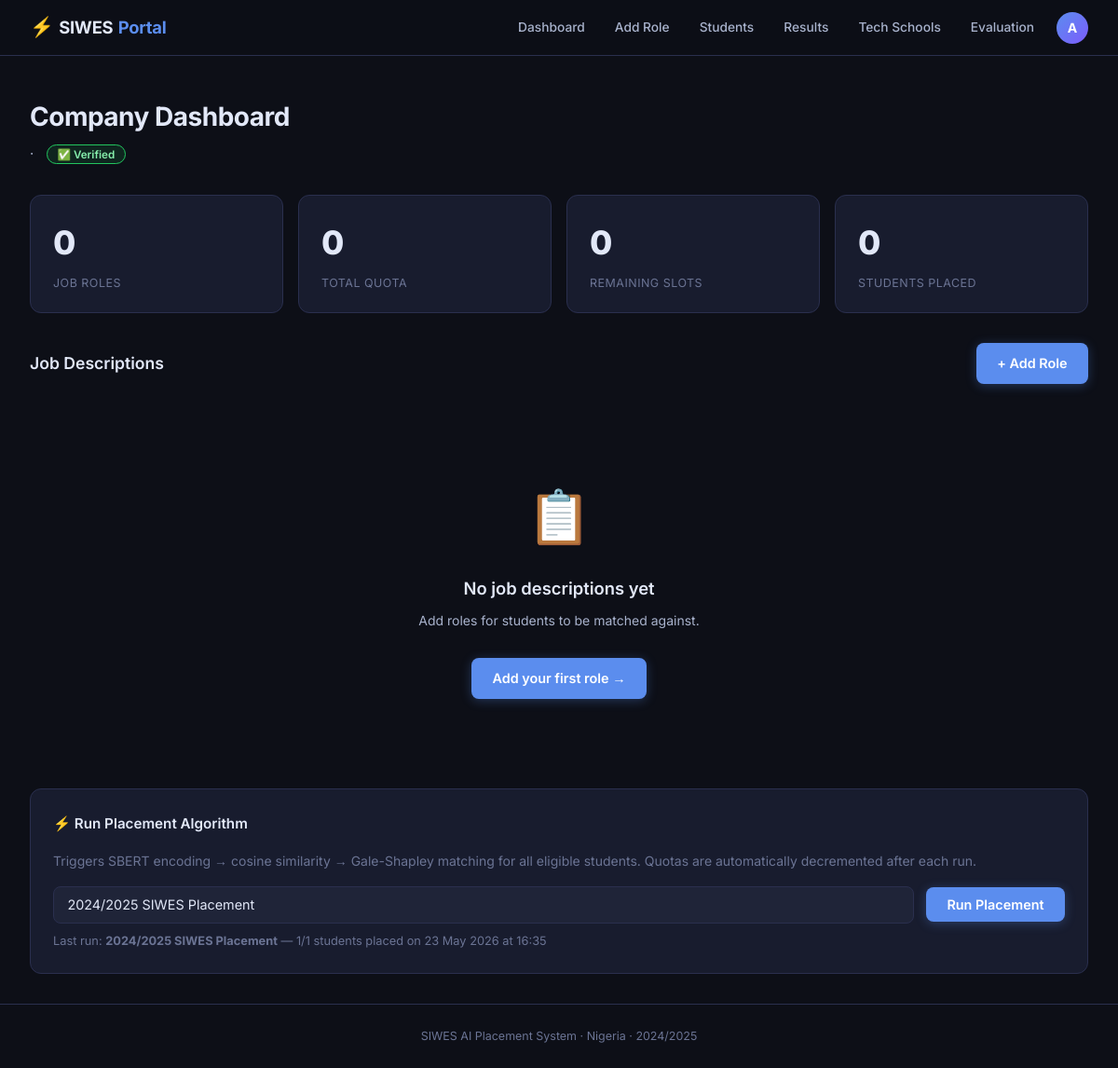
The page /admin/dashboard (signed in) on the database its author committed.
### models.py (models this page shows, shortened)
class User(UserMixin, Base):
    __tablename__ = "users"
    id            = Column(Integer, primary_key=True)
    email         = Column(String(120), unique=True, nullable=False)
    password_hash = Column(String(256), nullable=False)
    role          = Column(String(20), nullable=False)
    is_active     = Column(Boolean, default=True)
    created_at    = Column(DateTime, default=datetime.utcnow)
    student = relationship("Student", back_populates="user", uselist=False)
    company = relationship("Company",  back_populates="user",  uselist=False)
    school  = relationship("TechSchool", back_populates="user", uselist=False)

class PlacementBatch(Base):
    __tablename__ = "placement_batches"
    id              = Column(Integer, primary_key=True)
    label           = Column(String(100), nullable=False)
    status          = Column(String(20), default="pending")
    total_students  = Column(Integer, default=0)
    placed_students = Column(Integer, default=0)
    run_at          = Column(DateTime, default=datetime.utcnow)
    scores     = relationship("SimilarityScore", back_populates="batch")
    placements = relationship("Placement", back_populates="batch")

### blueprints/admin.py (the view)
@admin_bp.route("/dashboard")
@login_required
def dashboard():
    redir = _require_admin()
    if redir: return redir
    db = SessionLocal()
    try:
        company = _get_company(db)
        jds     = db.query(JobDescription).filter_by(company_id=company.id).all() if company else []
        total_quota    = sum(j.quota for j in jds)
        remaining_total= sum(
            j.remaining_quota if j.remaining_quota is not None else j.quota
            for j in jds
        )
        placements = []
        if company:
            placements = (db.query(Placement).filter_by(company_id=company.id)
                          .order_by(Placement.created_at.desc()).all())
        from collections import Counter
        jd_placed_counts = Counter(p.job_description_id for p in placements)
        recent_batch = (db.query(PlacementBatch)
                        .order_by(PlacementBatch.run_at.desc()).first())
        return render_template("admin/dashboard.html",
                               company=company, jds=jds,
                               total_quota=total_quota,
                               remaining_total=remaining_total,
                               jd_placed_counts=jd_placed_counts,
                               placements=placements,
                               recent_batch=recent_batch)
    finally:
        db.close()

### blueprints/admin.py (called while the page is built)
def _get_company(db):
    return db.query(Company).filter_by(user_id=current_user.id).first()

def _require_admin():
    if current_user.role != "admin":
        return redirect(url_for("student.dashboard"))
    return None

### templates/admin/dashboard.html (shortened to what this page needs)
{% extends "base.html" %}
{% block content %}
<div class="page-header">
  <h1>{{ company.name if company else "Company Dashboard" }}</h1>
  <p class="sub-meta">
    {{ company.industry }} · {{ company.location }}
    {% if company and not company.verified %}
      <span class="badge-warn" style="margin-left:.6rem">⏳ Pending verification</span>
    {% else %}
      <span class="badge-ok" style="margin-left:.6rem">✅ Verified</span>
    {% endif %}
  </p>
</div>
<div class="stats-row">
  <div class="stat-card">
    <span class="stat-num">{{ jds|length }}</span>
    <span class="stat-label">Job Roles</span>
  </div>
  <div class="stat-card">
    <span class="stat-num">{{ total_quota }}</span>
    <span class="stat-label">Total Quota</span>
  </div>
  <div class="stat-card">
    <span class="stat-num">{{ remaining_total }}</span>
    <span class="stat-label">Remaining Slots</span>
  </div>
  <div class="stat-card {% if placements %}accent{% endif %}">
    <span class="stat-num">{{ placements|length }}</span>
    <span class="stat-label">Students Placed</span>
  </div>
</div>
<div class="section-header">
  <h2>Job Descriptions</h2>
  <a href="{{ url_for('admin.add_jd') }}" class="btn-primary">+ Add Role</a>
</div>
{% if jds %}
<div class="table-card" x-data="{ query: '' }">
  <div class="table-toolbar">
    <input class="table-search" type="text" x-model="query" placeholder="Search roles…"/>
    <span class="table-count">{{ jds|length }} role(s)</span>
  </div>
  <table class="data-table">
    <thead>
      <tr>
        <th>Role</th><th>Department</th><th>Location</th>
        <th>Quota</th><th>Remaining</th><th>Fill %</th>
        <th>Skills</th><th>Actions</th>
      </tr>
    </thead>
    <tbody>
      {% for jd in jds %}
      {% set placed_here = jd_placed_counts.get(jd.id, 0) %}
      {% set remaining   = jd.remaining_quota if jd.remaining_quota is not none else jd.quota %}
      {% set fill_pct    = ((jd.quota - remaining) / jd.quota * 100)|int if jd.quota else 0 %}
      <tr x-show="!query || '{{ jd.title }} {{ jd.target_department }} {{ jd.location }}'.toLowerCase().includes(query.toLowerCase())">
        <td><strong>{{ jd.title }}</strong></td>
        <td>{{ jd.target_department or "Any" }}</td>
        <td>{{ jd.location }}</td>
        <td><span class="badge-quota">{{ jd.quota }}</span></td>
        <td>
          <span class="badge-{% if remaining == 0 %}warn{% elif remaining <= 1 %}warn{% else %}ok{% endif %}">
            {{ remaining }} left
          </span>
        </td>
        <td>
          <div style="display:flex;align-items:center;gap:.5rem">
            <div style="flex:1;background:var(--border);border-radius:3px;height:6px;min-width:50px">
              <div style="width:{{ fill_pct }}%;height:100%;background:{% if fill_pct==100 %}var(--green){% elif fill_pct>50 %}var(--amber){% else %}var(--accent){% endif %};border-radius:3px;transition:width .5s"></div>
            </div>
            <span style="font-size:.75rem;color:var(--muted)">{{ fill_pct }}%</span>
          </div>
        </td>
        <td>
          <div class="skill-tags compact">
            {% for s in jd.get_required_skills()[:3] %}<span class="tag sm">{{ s }}</span>{% endfor %}
            {% if jd.get_required_skills()|length > 3 %}
              <span class="tag sm muted">+{{ jd.get_required_skills()|length - 3 }}</span>
            {% endif %}
          </div>
        </td>
        <td class="actions-cell">
          <a href="{{ url_for('admin.edit_jd', jd_id=jd.id) }}" class="btn-xs">Edit</a>
          <a href="{{ url_for('admin.jd_applicants', jd_id=jd.id) }}" class="btn-xs outline">
            {{ placed_here }} placed
          </a>
          <form method="POST" action="{{ url_for('admin.delete_jd', jd_id=jd.id) }}" style="display:inline"
                onsubmit="return confirm('Delete this role?')">
            <button type="submit" class="btn-xs danger">✕</button>
          </form>
        </td>
      </tr>
      {% endfor %}
    </tbody>
  </table>
</div>
{% else %}
<div class="empty-state">
  <span class="empty-icon">📋</span>
  <h3>No job descriptions yet</h3>
  <p>Add roles for students to be matched against.</p>
  <a href="{{ url_for('admin.add_jd') }}" class="btn-primary">Add your first role →</a>
</div>
{% endif %}
{% if current_user.role == "admin" %}
<div class="card mt" x-data="{ running: false }">
  <h3>⚡ Run Placement Algorithm</h3>
  <p class="muted">Triggers SBERT encoding → cosine similarity → Gale-Shapley matching for all eligible students. Quotas are automatically decremented after each run.</p>
  <form method="POST" action="{{ url_for('admin.run_placement') }}"
        @submit="running = true" x-bind:class="running ? 'submitting' : ''">
    <div class="inline-form mt">
      <input type="text" name="label" class="flex-input"
             placeholder="Batch label e.g. 2024/2025 Semester 1"
             value="2024/2025 SIWES Placement"/>
      <button type="submit" class="btn-primary" :disabled="running">
        <span x-show="!running">Run Placement</span>
      </button>
    </div>
  </form>
  {% if recent_batch %}
  <p class="muted mt-sm" style="font-size:.8rem">
    Last run: <strong>{{ recent_batch.label }}</strong> —
    {{ recent_batch.placed_students }}/{{ recent_batch.total_students }} students placed
    on {{ recent_batch.run_at.strftime('%d %b %Y at %H:%M') }}
  </p>
  {% endif %}
</div>
{% endif %}
{% endblock %}

### templates/base.html (shortened to what this page needs)
<!DOCTYPE html>
<html lang="en" x-data="{ mobileOpen: false }">
<head>
  <link rel="stylesheet" href="{{ url_for('static', filename='css/style.css') }}"/>
</head>
<body>
<nav class="navbar">
  <a class="brand" href="/">
    <span class="brand-icon">⚡</span>SIWES<span class="brand-accent">Portal</span>
  </a>
  <div class="nav-links desktop-nav">
    {% if current_user.is_authenticated %}
      {% if current_user.role == "student" %}
        <a href="{{ url_for('student.dashboard') }}" class="nav-link">Dashboard</a>
        <a href="{{ url_for('student.upload_cv') }}"  class="nav-link">My CV</a>
        <a href="{{ url_for('student.profile') }}"    class="nav-link">Profile</a>
        <a href="{{ url_for('student.result') }}"     class="nav-link">My Result</a>
        <a href="{{ url_for('schools.listing') }}"    class="nav-link">Tech Schools</a>
        <a href="{{ url_for('placement.evaluation') }}" class="nav-link">Metrics</a>
      {% else %}
        <a href="{{ url_for('admin.dashboard') }}"    class="nav-link">Dashboard</a>
        <a href="{{ url_for('admin.add_jd') }}"       class="nav-link">Add Role</a>
        <a href="{{ url_for('admin.all_students') }}" class="nav-link">Students</a>
        <a href="{{ url_for('placement.results') }}"  class="nav-link">Results</a>
        <a href="{{ url_for('schools.listing') }}"    class="nav-link">Tech Schools</a>
        <a href="{{ url_for('placement.evaluation') }}" class="nav-link">Evaluation</a>
      {% endif %}
      <div class="nav-user" x-data="{ open: false }" @click.outside="open = false">
        <button class="nav-avatar" @click="open = !open" aria-label="Account menu">
          {{ current_user.email[0].upper() }}
        </button>
      </div>
    {% else %}
      <a href="{{ url_for('auth.login') }}" class="nav-link">Log in</a>
      <a href="{{ url_for('auth.register_student') }}" class="btn-nav">Join as Student</a>
    {% endif %}
  </div>
</nav>
<div class="flash-container" x-data>
</div>
<main class="main">
  {% block content %}{% endblock %}
</main>
<footer class="footer">
  <p>SIWES AI Placement System · Nigeria · 2024/2025</p>
</footer>
</body>
</html>

### static/css/style.css (style rules this page uses)
:root { --bg:#0d0f17;--bg2:#11141f;--surface:#181c2e;--surface2:#1f2438;--surface3:#252a42; --border:#2a2f4e;--border2:#353a5c;--accent:#5b8dee;--accent-dim:rgba(91,141,238,.12); --accent2:#7c5cfc;--green:#22c55e;--green-dim:rgba(34,197,94,.12);--red:#ef4444; --red-dim:rgba(239,68,68,.12);--amber:#f59e0b;--amber-dim:rgba(245,158,11,.12); --text:#e2e8f8;--text2:#a8b2cc;--muted:#6b7494;--radius:12px;--radius-sm:8px; --radius-lg:16px;--shadow:0 8px 32px rgba(0,0,0,.45);--nav-h:60px;--font:'Inter',sans-serif; }
*,*::before,*::after { box-sizing:border-box;margin:0;padding:0 }
html { scroll-behavior:smooth }
body { font-family:var(--font);background:var(--bg);color:var(--text);min-height:100vh; display:flex;flex-direction:column;font-size:14px;line-height:1.65;-webkit-font-smoothing:antialiased }
a { color:inherit;text-decoration:none }
button { font-family:var(--font);cursor:pointer }
input,select,textarea { font-family:var(--font) }
.navbar { position:sticky;top:0;z-index:200;height:var(--nav-h);display:flex; align-items:center;justify-content:space-between;padding:0 2rem; background:rgba(13,15,23,.9);backdrop-filter:blur(16px);border-bottom:1px solid var(--border) }
.brand { font-size:1.15rem;font-weight:700;display:flex;align-items:center;gap:.35rem;letter-spacing:-.3px }
.brand-icon { font-size:1.3rem }
.brand-accent { color:var(--accent) }
.desktop-nav { display:flex;align-items:center;gap:1rem }
.nav-link { color:var(--text2);font-size:.86rem;font-weight:500;padding:.35rem .5rem; border-radius:6px;transition:color .18s,background .18s }
.nav-avatar { width:34px;height:34px;border-radius:50%; background:linear-gradient(135deg,var(--accent),var(--accent2)); border:none;color:#fff;font-weight:700;font-size:.88rem;cursor:pointer;transition:opacity .2s }
.nav-user { position:relative }
.flash-container { padding:.6rem 2rem 0;display:flex;flex-direction:column;gap:.4rem }
.main { flex:1;padding:2rem;max-width:1280px;margin:0 auto;width:100% }
.footer { text-align:center;padding:1.5rem;color:var(--muted);font-size:.78rem; border-top:1px solid var(--border);margin-top:auto }
.page-header { margin-bottom:2rem }
.page-header h1 { font-size:1.75rem;font-weight:700;letter-spacing:-.5px }
.page-header p { color:var(--text2);margin-top:.3rem;font-size:.92rem }
.inline-form { display:flex;gap:.8rem;align-items:center }
.flex-input { flex:1;background:var(--surface2);border:1.5px solid var(--border);color:var(--text); border-radius:var(--radius-sm);padding:.65rem .9rem;font-size:.9rem }
.btn-primary { background:var(--accent);color:#fff;border:none;padding:.62rem 1.4rem; border-radius:var(--radius-sm);font-size:.9rem;font-weight:600;cursor:pointer; transition:opacity .18s,transform .15s,box-shadow .18s;display:inline-flex; align-items:center;gap:.4rem;box-shadow:0 2px 12px rgba(91,141,238,.3) }
.card { background:var(--surface);border:1px solid var(--border);border-radius:var(--radius); padding:1.5rem;transition:border-color .2s }
.card h3 { font-size:.95rem;font-weight:600;margin-bottom:1rem;color:var(--text) }
.stats-row { display:grid;grid-template-columns:repeat(4,1fr);gap:1rem;margin-bottom:2rem }
.stat-card { background:var(--surface);border:1px solid var(--border);border-radius:var(--radius); padding:1.3rem 1.5rem;display:flex;flex-direction:column;gap:.3rem; transition:border-color .2s,transform .2s }
.stat-num { font-size:2.2rem;font-weight:800;letter-spacing:-1px;color:var(--text) }
.stat-label { font-size:.78rem;color:var(--muted);text-transform:uppercase;letter-spacing:.5px }
.section-header { display:flex;align-items:center;justify-content:space-between;margin:2rem 0 1rem }
.section-header h2 { font-size:1.1rem;font-weight:600 }
.empty-state { text-align:center;padding:5rem 2rem }
.empty-icon { font-size:3.5rem;margin-bottom:1rem;display:block }
.empty-state h3 { font-size:1.15rem;font-weight:600;margin-bottom:.5rem }
.empty-state p { color:var(--text2);margin-bottom:1.8rem;max-width:380px;margin-left:auto;margin-right:auto }
.badge-ok { background:var(--green-dim);color:#86efac;border:1px solid var(--green); border-radius:20px;padding:.18rem .65rem;font-size:.73rem;font-weight:600 }
.muted { color:var(--muted)!important }
.mt { margin-top:1rem }
.mt-sm { margin-top:.5rem }

### rows shown on the page
User: email "A"
PlacementBatch: label "2024/2025 SIWES Placement", placed_students "1", total_students "1", run_at "23 May 2026 at 16:35"

### other values the page prints
{{ company.name if company else "Company Dashboard" }} "Company Dashboard"
{{ jds|length }} "0"
{{ total_quota }} "0"
{{ remaining_total }} "0"
{{ placements|length }} "0"
